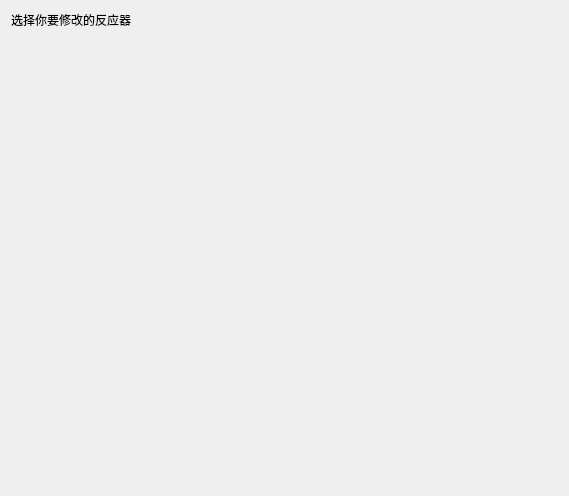
<?xml version="1.0" encoding="UTF-8"?>
<ui version="4.0">
 <class>choose_reactor_tochange</class>
 <widget class="QWidget" name="choose_reactor_tochange">
  <property name="geometry">
   <rect>
    <x>0</x>
    <y>0</y>
    <width>569</width>
    <height>496</height>
   </rect>
  </property>
  <property name="windowTitle">
   <string>Form</string>
  </property>
  <layout class="QVBoxLayout" name="verticalLayout">
   <item>
    <widget class="QLabel" name="label">
     <property name="text">
      <string>选择你要修改的反应器</string>
     </property>
    </widget>
   </item>
   <item>
    <widget class="QWidget" name="widget" native="true">
     <layout class="QVBoxLayout" name="verticalLayout_2">
      <item>
       <spacer name="verticalSpacer">
        <property name="orientation">
         <enum>Qt::Vertical</enum>
        </property>
        <property name="sizeHint" stdset="0">
         <size>
          <width>20</width>
          <height>436</height>
         </size>
        </property>
       </spacer>
      </item>
     </layout>
    </widget>
   </item>
  </layout>
 </widget>
 <resources/>
 <connections/>
</ui>
